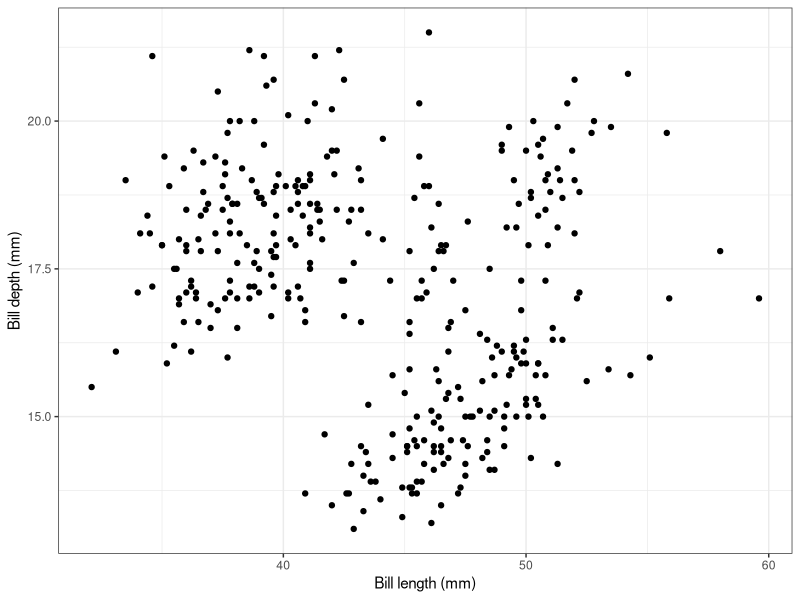

Here is the R script that generated this plot:
## ---- chunk 1
library(tidyverse)
library(palmerpenguins)
## ---- chunk 2
penguins %>%
  ggplot(aes(x = bill_length_mm, 
             y = bill_depth_mm)) +
  geom_point() +
  labs(x = "Bill length (mm)",
       y = "Bill depth (mm)") +
  theme_bw()
## ---- chunk 3
table(penguins$island, penguins$species) %>%
  knitr::kable(caption = "Table 3.2: Penguins by island and species")
